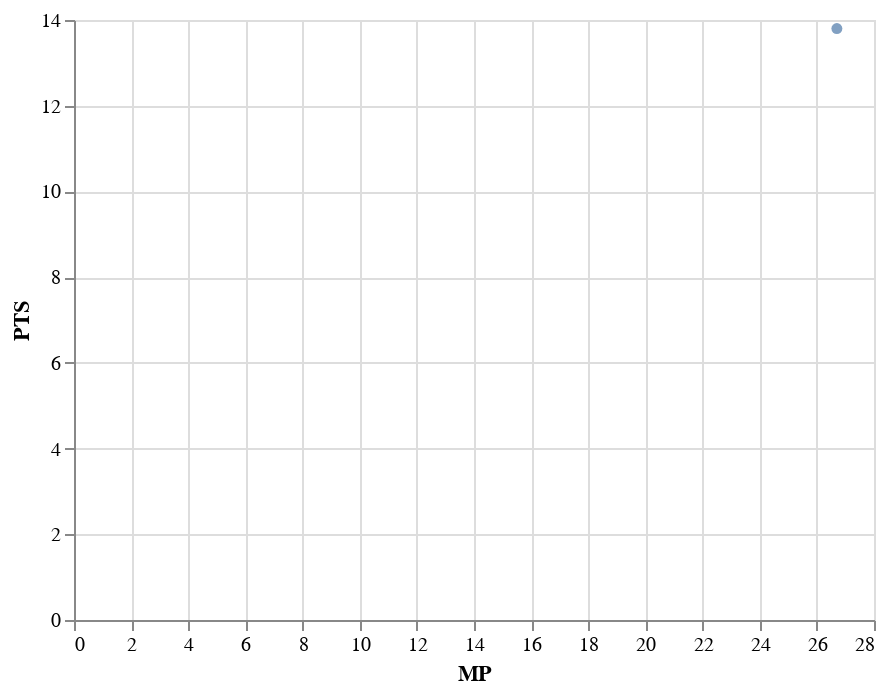

The cell this chart's notebook holds for it:
### Code cell
#hide
alt.Chart(Combined).mark_circle().encode(
    x = "MP:Q",
    y = "PTS:Q"
).transform_filter(
   alt.FieldEqualPredicate(field = "Player" , equal = "LaMelo Ball")
)

### Figure 1 — Vega-Lite specification as saved in the notebook (floating-point values rounded to 4 significant figures)
{"config": {"view": {"continuousWidth": 400, "continuousHeight": 300}}, "data": {"name": "data-f6de0e593b66f41f34572ba9d4d54c13"}, "mark": "circle", "encoding": {"x": {"type": "quantitative", "field": "MP"}, "y": {"type": "quantitative", "field": "PTS"}}, "transform": [{"filter": {"equal": "LaMelo Ball", "field": "Player"}}], "$schema": "https://vega.github.io/schema/vega-lite/v4.8.1.json", "datasets": {"data-f6de0e593b66f41f34572ba9d4d54c13": [{"index": 26, "Rk": "24", "Player": "LaMelo Ball", "Pos": "PG", "Age": "19", "Tm": "CHO", "G": "24", "GS": "4", "MP": "26.7", "FG": "5.1", "FGA": "11.7", "FG%": ".436", "3P": "1.6", "3PA": "4.7", "3P%": ".339", "2P": "3.5", "2PA": "7.0", "2P%": ".500", "eFG%": ".504", "FT": "2.1", "FTA": "2.6", "FT%": ".794", "ORB": "1.5", "DRB": "4.4", "TRB": "5.9", "AST": "6.0", "STL": "1.4", "BLK": "0.3", "TOV": "2.5", "PF": "2.5", "PTS": "13.8", "Season": null, "WS": null, "WS/48": null}, {"index": 0, "Rk": null, "Player": "Ja Morant", "Pos": null, "Age": 20, "Tm": "MEM", "G": 67, "GS": null, "MP": 31.0, "FG": null, "FGA": null, "FG%": 0.477, "3P": null, "3PA": null, "3P%": 0.335, "2P": null, "2PA": null, "2P%": null, "eFG%": null, "FT": null, "FTA": null, "FT%": 0.776, "ORB": null, "DRB": null, "TRB": 3.9, "AST": 7.3, "STL": 0.9, "BLK": 0.3, "TOV": null, "PF": null, "PTS": 17.8, "Season": "2019-20", "WS": 3.8, "WS/48": 0.088}, {"index": 1, "Rk": null, "Player": "Luka Dončić", "Pos": null, "Age": 19, "Tm": "DAL", "G": 72, "GS": null, "MP": 32.2, "FG": null, "FGA": null, "FG%": 0.427, "3P": null, "3PA": null, "3P%": 0.327, "2P": null, "2PA": null, "2P%": null, "eFG%": null, "FT": null, "FTA": null, "FT%": 0.713, "ORB": null, "DRB": null, "TRB": 7.8, "AST": 6.0, "STL": 1.1, "BLK": 0.3, "TOV": null, "PF": null, "PTS": 21.2, "Season": "2018-19", "WS": 4.9, "WS/48": 0.101}, {"index": 2, "Rk": null, "Player": "Ben Simmons", "Pos": null, "Age": 21, "Tm": "PHI", "G": 81, "GS": null, "MP": 33.7, "FG": null, "FGA": null, "FG%": 0.545, "3P": null, "3PA": null, "3P%": 0.0, "2P": null, "2PA": null, "2P%": null, "eFG%": null, "FT": null, "FTA": null, "FT%": 0.56, "ORB": null, "DRB": null, "TRB": 8.1, "AST": 8.2, "STL": 1.7, "BLK": 0.9, "TOV": null, "PF": null, "PTS": 15.8, "Season": "2017-18", "WS": 9.2, "WS/48": 0.162}, {"index": 3, "Rk": null, "Player": "Malcolm Brogdon", "Pos": null, "Age": 24, "Tm": "MIL", "G": 75, "GS": null, "MP": 26.4, "FG": null, "FGA": null, "FG%": 0.457, "3P": null, "3PA": null, "3P%": 0.404, "2P": null, "2PA": null, "2P%": null, "eFG%": null, "FT": null, "FTA": null, "FT%": 0.865, "ORB": null, "DRB": null, "TRB": 2.8, "AST": 4.2, "STL": 1.1, "BLK": 0.2, "TOV": null, "PF": null, "PTS": 10.2, "Season": "2016-17", "WS": 4.1, "WS/48": 0.1}, {"index": 4, "Rk": null, "Player": "Karl-Anthony Towns", "Pos": null, "Age": 20, "Tm": "MIN", "G": 82, "GS": null, "MP": 32.0, "FG": null, "FGA": null, "FG%": 0.542, "3P": null, "3PA": null, "3P%": 0.341, "2P": null, "2PA": null, "2P%": null, "eFG%": null, "FT": null, "FTA": null, "FT%": 0.811, "ORB": null, "DRB": null, "TRB": 10.5, "AST": 2.0, "STL": 0.7, "BLK": 1.7, "TOV": null, "PF": null, "PTS": 18.3, "Season": "2015-16", "WS": 8.3, "WS/48": 0.151}, {"index": 5, "Rk": null, "Player": "Andrew Wiggins", "Pos": null, "Age": 19, "Tm": "MIN", "G": 82, "GS": null, "MP": 36.2, "FG": null, "FGA": null, "FG%": 0.437, "3P": null, "3PA": null, "3P%": 0.31, "2P": null, "2PA": null, "2P%": null, "eFG%": null, "FT": null, "FTA": null, "FT%": 0.76, "ORB": null, "DRB": null, "TRB": 4.6, "AST": 2.1, "STL": 1.0, "BLK": 0.6, "TOV": null, "PF": null, "PTS": 16.9, "Season": "2014-15", "WS": 2.1, "WS/48": 0.034}, {"index": 6, "Rk": null, "Player": "Michael Carter-Williams", "Pos": null, "Age": 22, "Tm": "PHI", "G": 70, "GS": null, "MP": 34.5, "FG": null, "FGA": null, "FG%": 0.405, "3P": null, "3PA": null, "3P%": 0.264, "2P": null, "2PA": null, "2P%": null, "eFG%": null, "FT": null, "FTA": null, "FT%": 0.703, "ORB": null, "DRB": null, "TRB": 6.2, "AST": 6.3, "STL": 1.9, "BLK": 0.6, "TOV": null, "PF": null, "PTS": 16.7, "Season": "2013-14", "WS": 1.3, "WS/48": 0.026}, {"index": 7, "Rk": null, "Player": "Damian Lillard", "Pos": null, "Age": 22, "Tm": "POR", "G": 82, "GS": null, "MP": 38.6, "FG": null, "FGA": null, "FG%": 0.429, "3P": null, "3PA": null, "3P%": 0.368, "2P": null, "2PA": null, "2P%": null, "eFG%": null, "FT": null, "FTA": null, "FT%": 0.844, "ORB": null, "DRB": null, "TRB": 3.1, "AST": 6.5, "STL": 0.9, "BLK": 0.2, "TOV": null, "PF": null, "PTS": 19.0, "Season": "2012-13", "WS": 5.8, "WS/48": 0.088}, {"index": 8, "Rk": null, "Player": "Kyrie Irving", "Pos": null, "Age": 19, "Tm": "CLE", "G": 51, "GS": null, "MP": 30.5, "FG": null, "FGA": null, "FG%": 0.469, "3P": null, "3PA": null, "3P%": 0.399, "2P": null, "2PA": null, "2P%": null, "eFG%": null, "FT": null, "FTA": null, "FT%": 0.872, "ORB": null, "DRB": null, "TRB": 3.7, "AST": 5.4, "STL": 1.1, "BLK": 0.4, "TOV": null, "PF": null, "PTS": 18.5, "Season": "2011-12", "WS": 4.1, "WS/48": 0.125}, {"index": 9, "Rk": null, "Player": "Blake Griffin", "Pos": null, "Age": 21, "Tm": "LAC", "G": 82, "GS": null, "MP": 38.0, "FG": null, "FGA": null, "FG%": 0.506, "3P": null, "3PA": null, "3P%": 0.292, "2P": null, "2PA": null, "2P%": null, "eFG%": null, "FT": null, "FTA": null, "FT%": 0.642, "ORB": null, "DRB": null, "TRB": 12.1, "AST": 3.8, "STL": 0.8, "BLK": 0.5, "TOV": null, "PF": null, "PTS": 22.5, "Season": "2010-11", "WS": 9.8, "WS/48": 0.152}, {"index": 10, "Rk": null, "Player": "Tyreke Evans", "Pos": null, "Age": 20, "Tm": "SAC", "G": 72, "GS": null, "MP": 37.2, "FG": null, "FGA": null, "FG%": 0.458, "3P": null, "3PA": null, "3P%": 0.255, "2P": null, "2PA": null, "2P%": null, "eFG%": null, "FT": null, "FTA": null, "FT%": 0.748, "ORB": null, "DRB": null, "TRB": 5.3, "AST": 5.8, "STL": 1.5, "BLK": 0.4, "TOV": null, "PF": null, "PTS": 20.1, "Season": "2009-10", "WS": 5.4, "WS/48": 0.097}, {"index": 11, "Rk": null, "Player": "Derrick Rose", "Pos": null, "Age": 20, "Tm": "CHI", "G": 81, "GS": null, "MP": 37.0, "FG": null, "FGA": null, "FG%": 0.475, "3P": null, "3PA": null, "3P%": 0.222, "2P": null, "2PA": null, "2P%": null, "eFG%": null, "FT": null, "FTA": null, "FT%": 0.788, "ORB": null, "DRB": null, "TRB": 3.9, "AST": 6.3, "STL": 0.8, "BLK": 0.2, "TOV": null, "PF": null, "PTS": 16.8, "Season": "2008-09", "WS": 4.9, "WS/48": 0.078}, {"index": 12, "Rk": null, "Player": "Kevin Durant", "Pos": null, "Age": 19, "Tm": "SEA", "G": 80, "GS": null, "MP": 34.6, "FG": null, "FGA": null, "FG%": 0.43, "3P": null, "3PA": null, "3P%": 0.288, "2P": null, "2PA": null, "2P%": null, "eFG%": null, "FT": null, "FTA": null, "FT%": 0.873, "ORB": null, "DRB": null, "TRB": 4.4, "AST": 2.4, "STL": 1.0, "BLK": 0.9, "TOV": null, "PF": null, "PTS": 20.3, "Season": "2007-08", "WS": 2.3, "WS/48": 0.04}, {"index": 13, "Rk": null, "Player": "Brandon Roy", "Pos": null, "Age": 22, "Tm": "POR", "G": 57, "GS": null, "MP": 35.4, "FG": null, "FGA": null, "FG%": 0.456, "3P": null, "3PA": null, "3P%": 0.377, "2P": null, "2PA": null, "2P%": null, "eFG%": null, "FT": null, "FTA": null, "FT%": 0.838, "ORB": null, "DRB": null, "TRB": 4.4, "AST": 4.0, "STL": 1.2, "BLK": 0.2, "TOV": null, "PF": null, "PTS": 16.8, "Season": "2006-07", "WS": 4.8, "WS/48": 0.114}, {"index": 14, "Rk": null, "Player": "Chris Paul", "Pos": null, "Age": 20, "Tm": "NOK", "G": 78, "GS": null, "MP": 36.0, "FG": null, "FGA": null, "FG%": 0.43, "3P": null, "3PA": null, "3P%": 0.282, "2P": null, "2PA": null, "2P%": null, "eFG%": null, "FT": null, "FTA": null, "FT%": 0.847, "ORB": null, "DRB": null, "TRB": 5.1, "AST": 7.8, "STL": 2.2, "BLK": 0.1, "TOV": null, "PF": null, "PTS": 16.1, "Season": "2005-06", "WS": 10.4, "WS/48": 0.178}, {"index": 15, "Rk": null, "Player": "Emeka Okafor", "Pos": null, "Age": 22, "Tm": "CHA", "G": 73, "GS": null, "MP": 35.6, "FG": null, "FGA": null, "FG%": 0.447, "3P": null, "3PA": null, "3P%": 0.0, "2P": null, "2PA": null, "2P%": null, "eFG%": null, "FT": null, "FTA": null, "FT%": 0.609, "ORB": null, "DRB": null, "TRB": 10.9, "AST": 0.9, "STL": 0.8, "BLK": 1.7, "TOV": null, "PF": null, "PTS": 15.1, "Season": "2004-05", "WS": 4.0, "WS/48": 0.074}, {"index": 16, "Rk": null, "Player": "LeBron James", "Pos": null, "Age": 19, "Tm": "CLE", "G": 79, "GS": null, "MP": 39.5, "FG": null, "FGA": null, "FG%": 0.417, "3P": null, "3PA": null, "3P%": 0.29, "2P": null, "2PA": null, "2P%": null, "eFG%": null, "FT": null, "FTA": null, "FT%": 0.754, "ORB": null, "DRB": null, "TRB": 5.5, "AST": 5.9, "STL": 1.6, "BLK": 0.7, "TOV": null, "PF": null, "PTS": 20.9, "Season": "2003-04", "WS": 5.1, "WS/48": 0.078}, {"index": 17, "Rk": null, "Player": "Amar'e Stoudemire", "Pos": null, "Age": 20, "Tm": "PHO", "G": 82, "GS": null, "MP": 31.3, "FG": null, "FGA": null, "FG%": 0.472, "3P": null, "3PA": null, "3P%": 0.2, "2P": null, "2PA": null, "2P%": null, "eFG%": null, "FT": null, "FTA": null, "FT%": 0.661, "ORB": null, "DRB": null, "TRB": 8.8, "AST": 1.0, "STL": 0.8, "BLK": 1.1, "TOV": null, "PF": null, "PTS": 13.5, "Season": "2002-03", "WS": 6.2, "WS/48": 0.116}, {"index": 18, "Rk": null, "Player": "Pau Gasol", "Pos": null, "Age": 21, "Tm": "MEM", "G": 82, "GS": null, "MP": 36.7, "FG": null, "FGA": null, "FG%": 0.518, "3P": null, "3PA": null, "3P%": 0.2, "2P": null, "2PA": null, "2P%": null, "eFG%": null, "FT": null, "FTA": null, "FT%": 0.709, "ORB": null, "DRB": null, "TRB": 8.9, "AST": 2.7, "STL": 0.5, "BLK": 2.1, "TOV": null, "PF": null, "PTS": 17.6, "Season": "2001-02", "WS": 7.6, "WS/48": 0.121}, {"index": 19, "Rk": null, "Player": "Mike Miller", "Pos": null, "Age": 20, "Tm": "ORL", "G": 82, "GS": null, "MP": 29.1, "FG": null, "FGA": null, "FG%": 0.436, "3P": null, "3PA": null, "3P%": 0.407, "2P": null, "2PA": null, "2P%": null, "eFG%": null, "FT": null, "FTA": null, "FT%": 0.711, "ORB": null, "DRB": null, "TRB": 4.0, "AST": 1.7, "STL": 0.6, "BLK": 0.2, "TOV": null, "PF": null, "PTS": 11.9, "Season": "2000-01", "WS": 5.3, "WS/48": 0.106}, {"index": 20, "Rk": null, "Player": "Steve Francis (Tie)", "Pos": null, "Age": 22, "Tm": "HOU", "G": 77, "GS": null, "MP": 36.1, "FG": null, "FGA": null, "FG%": 0.445, "3P": null, "3PA": null, "3P%": 0.345, "2P": null, "2PA": null, "2P%": null, "eFG%": null, "FT": null, "FTA": null, "FT%": 0.786, "ORB": null, "DRB": null, "TRB": 5.3, "AST": 6.6, "STL": 1.5, "BLK": 0.4, "TOV": null, "PF": null, "PTS": 18.0, "Season": "1999-00", "WS": 6.4, "WS/48": 0.111}, {"index": 21, "Rk": null, "Player": "Elton Brand (Tie)", "Pos": null, "Age": 20, "Tm": "CHI", "G": 81, "GS": null, "MP": 37.0, "FG": null, "FGA": null, "FG%": 0.482, "3P": null, "3PA": null, "3P%": 0.0, "2P": null, "2PA": null, "2P%": null, "eFG%": null, "FT": null, "FTA": null, "FT%": 0.685, "ORB": null, "DRB": null, "TRB": 10.0, "AST": 1.9, "STL": 0.8, "BLK": 1.6, "TOV": null, "PF": null, "PTS": 20.1, "Season": "1999-00", "WS": 7.5, "WS/48": 0.121}, {"index": 22, "Rk": null, "Player": "Vince Carter", "Pos": null, "Age": 22, "Tm": "TOR", "G": 50, "GS": null, "MP": 35.2, "FG": null, "FGA": null, "FG%": 0.45, "3P": null, "3PA": null, "3P%": 0.288, "2P": null, "2PA": null, "2P%": null, "eFG%": null, "FT": null, "FTA": null, "FT%": 0.761, "ORB": null, "DRB": null, "TRB": 5.7, "AST": 3.0, "STL": 1.1, "BLK": 1.5, "TOV": null, "PF": null, "PTS": 18.3, "Season": "1998-99", "WS": 5.0, "WS/48": 0.136}, {"index": 23, "Rk": null, "Player": "Tim Duncan", "Pos": null, "Age": 21, "Tm": "SAS", "G": 82, "GS": null, "MP": 39.1, "FG": null, "FGA": null, "FG%": 0.549, "3P": null, "3PA": null, "3P%": 0.0, "2P": null, "2PA": null, "2P%": null, "eFG%": null, "FT": null, "FTA": null, "FT%": 0.662, "ORB": null, "DRB": null, "TRB": 11.9, "AST": 2.7, "STL": 0.7, "BLK": 2.5, "TOV": null, "PF": null, "PTS": 21.1, "Season": "1997-98", "WS": 12.8, "WS/48": 0.192}, {"index": 24, "Rk": null, "Player": "Allen Iverson", "Pos": null, "Age": 21, "Tm": "PHI", "G": 76, "GS": null, "MP": 40.1, "FG": null, "FGA": null, "FG%": 0.416, "3P": null, "3PA": null, "3P%": 0.341, "2P": null, "2PA": null, "2P%": null, "eFG%": null, "FT": null, "FTA": null, "FT%": 0.702, "ORB": null, "DRB": null, "TRB": 4.1, "AST": 7.5, "STL": 2.1, "BLK": 0.3, "TOV": null, "PF": null, "PTS": 23.5, "Season": "1996-97", "WS": 4.1, "WS/48": 0.065}, {"index": 25, "Rk": null, "Player": "Damon Stoudamire", "Pos": null, "Age": 22, "Tm": "TOR", "G": 70, "GS": null, "MP": 40.9, "FG": null, "FGA": null, "FG%": 0.426, "3P": null, "3PA": null, "3P%": 0.395, "2P": null, "2PA": null, "2P%": null, "eFG%": null, "FT": null, "FTA": null, "FT%": 0.797, "ORB": null, "DRB": null, "TRB": 4.0, "AST": 9.3, "STL": 1.4, "BLK": 0.3, "TOV": null, "PF": null, "PTS": 19.0, "Season": "1995-96", "WS": 4.3, "WS/48": 0.072}, {"index": 26, "Rk": null, "Player": "Jason Kidd (Tie)", "Pos": null, "Age": 21, "Tm": "DAL", "G": 79, "GS": null, "MP": 33.8, "FG": null, "FGA": null, "FG%": 0.385, "3P": null, "3PA": null, "3P%": 0.272, "2P": null, "2PA": null, "2P%": null, "eFG%": null, "FT": null, "FTA": null, "FT%": 0.698, "ORB": null, "DRB": null, "TRB": 5.4, "AST": 7.7, "STL": 1.9, "BLK": 0.3, "TOV": null, "PF": null, "PTS": 11.7, "Season": "1994-95", "WS": 3.7, "WS/48": 0.066}, {"index": 27, "Rk": null, "Player": "Grant Hill (Tie)", "Pos": null, "Age": 22, "Tm": "DET", "G": 70, "GS": null, "MP": 38.3, "FG": null, "FGA": null, "FG%": 0.477, "3P": null, "3PA": null, "3P%": 0.148, "2P": null, "2PA": null, "2P%": null, "eFG%": null, "FT": null, "FTA": null, "FT%": 0.732, "ORB": null, "DRB": null, "TRB": 6.4, "AST": 5.0, "STL": 1.8, "BLK": 0.9, "TOV": null, "PF": null, "PTS": 19.9, "Season": "1994-95", "WS": 5.4, "WS/48": 0.097}, {"index": 28, "Rk": null, "Player": "Chris Webber", "Pos": null, "Age": 20, "Tm": "GSW", "G": 76, "GS": null, "MP": 32.1, "FG": null, "FGA": null, "FG%": 0.552, "3P": null, "3PA": null, "3P%": 0.0, "2P": null, "2PA": null, "2P%": null, "eFG%": null, "FT": null, "FTA": null, "FT%": 0.532, "ORB": null, "DRB": null, "TRB": 9.1, "AST": 3.6, "STL": 1.2, "BLK": 2.2, "TOV": null, "PF": null, "PTS": 17.5, "Season": "1993-94", "WS": 7.8, "WS/48": 0.154}, {"index": 29, "Rk": null, "Player": "Shaquille O'Neal", "Pos": null, "Age": 20, "Tm": "ORL", "G": 81, "GS": null, "MP": 37.9, "FG": null, "FGA": null, "FG%": 0.562, "3P": null, "3PA": null, "3P%": 0.0, "2P": null, "2PA": null, "2P%": null, "eFG%": null, "FT": null, "FTA": null, "FT%": 0.592, "ORB": null, "DRB": null, "TRB": 13.9, "AST": 1.9, "STL": 0.7, "BLK": 3.5, "TOV": null, "PF": null, "PTS": 23.4, "Season": "1992-93", "WS": 10.4, "WS/48": 0.163}, {"index": 30, "Rk": null, "Player": "Larry Johnson", "Pos": null, "Age": 22, "Tm": "CHH", "G": 82, "GS": null, "MP": 37.2, "FG": null, "FGA": null, "FG%": 0.49, "3P": null, "3PA": null, "3P%": 0.227, "2P": null, "2PA": null, "2P%": null, "eFG%": null, "FT": null, "FTA": null, "FT%": 0.829, "ORB": null, "DRB": null, "TRB": 11.0, "AST": 3.6, "STL": 1.0, "BLK": 0.6, "TOV": null, "PF": null, "PTS": 19.2, "Season": "1991-92", "WS": 8.9, "WS/48": 0.14}, {"index": 31, "Rk": null, "Player": "Derrick Coleman", "Pos": null, "Age": 23, "Tm": "NJN", "G": 74, "GS": null, "MP": 35.2, "FG": null, "FGA": null, "FG%": 0.467, "3P": null, "3PA": null, "3P%": 0.342, "2P": null, "2PA": null, "2P%": null, "eFG%": null, "FT": null, "FTA": null, "FT%": 0.731, "ORB": null, "DRB": null, "TRB": 10.3, "AST": 2.2, "STL": 1.0, "BLK": 1.3, "TOV": null, "PF": null, "PTS": 18.4, "Season": "1990-91", "WS": 5.8, "WS/48": 0.108}, {"index": 32, "Rk": null, "Player": "David Robinson", "Pos": null, "Age": 24, "Tm": "SAS", "G": 82, "GS": null, "MP": 36.6, "FG": null, "FGA": null, "FG%": 0.531, "3P": null, "3PA": null, "3P%": 0.0, "2P": null, "2PA": null, "2P%": null, "eFG%": null, "FT": null, "FTA": null, "FT%": 0.732, "ORB": null, "DRB": null, "TRB": 12.0, "AST": 2.0, "STL": 1.7, "BLK": 3.9, "TOV": null, "PF": null, "PTS": 24.3, "Season": "1989-90", "WS": 15.1, "WS/48": 0.241}, {"index": 33, "Rk": null, "Player": "Mitch Richmond", "Pos": null, "Age": 23, "Tm": "GSW", "G": 79, "GS": null, "MP": 34.4, "FG": null, "FGA": null, "FG%": 0.468, "3P": null, "3PA": null, "3P%": 0.367, "2P": null, "2PA": null, "2P%": null, "eFG%": null, "FT": null, "FTA": null, "FT%": 0.81, "ORB": null, "DRB": null, "TRB": 5.9, "AST": 4.2, "STL": 1.0, "BLK": 0.2, "TOV": null, "PF": null, "PTS": 22.0, "Season": "1988-89", "WS": 5.6, "WS/48": 0.098}, {"index": 34, "Rk": null, "Player": "Mark Jackson", "Pos": null, "Age": 22, "Tm": "NYK", "G": 82, "GS": null, "MP": 39.6, "FG": null, "FGA": null, "FG%": 0.432, "3P": null, "3PA": null, "3P%": 0.254, "2P": null, "2PA": null, "2P%": null, "eFG%": null, "FT": null, "FTA": null, "FT%": 0.774, "ORB": null, "DRB": null, "TRB": 4.8, "AST": 10.6, "STL": 2.5, "BLK": 0.1, "TOV": null, "PF": null, "PTS": 13.6, "Season": "1987-88", "WS": 7.6, "WS/48": 0.113}, {"index": 35, "Rk": null, "Player": "Chuck Person", "Pos": null, "Age": 22, "Tm": "IND", "G": 82, "GS": null, "MP": 36.0, "FG": null, "FGA": null, "FG%": 0.468, "3P": null, "3PA": null, "3P%": 0.355, "2P": null, "2PA": null, "2P%": null, "eFG%": null, "FT": null, "FTA": null, "FT%": 0.747, "ORB": null, "DRB": null, "TRB": 8.3, "AST": 3.6, "STL": 1.1, "BLK": 0.2, "TOV": null, "PF": null, "PTS": 18.8, "Season": "1986-87", "WS": 5.4, "WS/48": 0.088}, {"index": 36, "Rk": null, "Player": "Patrick Ewing", "Pos": null, "Age": 23, "Tm": "NYK", "G": 50, "GS": null, "MP": 35.4, "FG": null, "FGA": null, "FG%": 0.474, "3P": null, "3PA": null, "3P%": 0.0, "2P": null, "2PA": null, "2P%": null, "eFG%": null, "FT": null, "FTA": null, "FT%": 0.739, "ORB": null, "DRB": null, "TRB": 9.0, "AST": 2.0, "STL": 1.1, "BLK": 2.1, "TOV": null, "PF": null, "PTS": 20.0, "Season": "1985-86", "WS": 3.1, "WS/48": 0.084}, {"index": 37, "Rk": null, "Player": "Michael Jordan", "Pos": null, "Age": 21, "Tm": "CHI", "G": 82, "GS": null, "MP": 38.3, "FG": null, "FGA": null, "FG%": 0.515, "3P": null, "3PA": null, "3P%": 0.173, "2P": null, "2PA": null, "2P%": null, "eFG%": null, "FT": null, "FTA": null, "FT%": 0.845, "ORB": null, "DRB": null, "TRB": 6.5, "AST": 5.9, "STL": 2.4, "BLK": 0.8, "TOV": null, "PF": null, "PTS": 28.2, "Season": "1984-85", "WS": 14.0, "WS/48": 0.213}, {"index": 38, "Rk": null, "Player": "Ralph Sampson", "Pos": null, "Age": 23, "Tm": "HOU", "G": 82, "GS": null, "MP": 32.8, "FG": null, "FGA": null, "FG%": 0.523, "3P": null, "3PA": null, "3P%": 0.25, "2P": null, "2PA": null, "2P%": null, "eFG%": null, "FT": null, "FTA": null, "FT%": 0.661, "ORB": null, "DRB": null, "TRB": 11.1, "AST": 2.0, "STL": 0.9, "BLK": 2.4, "TOV": null, "PF": null, "PTS": 21.0, "Season": "1983-84", "WS": 6.0, "WS/48": 0.108}, {"index": 39, "Rk": null, "Player": "Terry Cummings", "Pos": null, "Age": 21, "Tm": "SDC", "G": 70, "GS": null, "MP": 36.2, "FG": null, "FGA": null, "FG%": 0.523, "3P": null, "3PA": null, "3P%": 0.0, "2P": null, "2PA": null, "2P%": null, "eFG%": null, "FT": null, "FTA": null, "FT%": 0.709, "ORB": null, "DRB": null, "TRB": 10.6, "AST": 2.5, "STL": 1.8, "BLK": 0.9, "TOV": null, "PF": null, "PTS": 23.7, "Season": "1982-83", "WS": 8.7, "WS/48": 0.164}, {"index": 40, "Rk": null, "Player": "Buck Williams", "Pos": null, "Age": 21, "Tm": "NJN", "G": 82, "GS": null, "MP": 34.5, "FG": null, "FGA": null, "FG%": 0.582, "3P": null, "3PA": null, "3P%": 0.0, "2P": null, "2PA": null, "2P%": null, "eFG%": null, "FT": null, "FTA": null, "FT%": 0.624, "ORB": null, "DRB": null, "TRB": 12.3, "AST": 1.3, "STL": 1.0, "BLK": 1.0, "TOV": null, "PF": null, "PTS": 15.5, "Season": "1981-82", "WS": 8.9, "WS/48": 0.152}, {"index": 41, "Rk": null, "Player": "Darrell Griffith", "Pos": null, "Age": 22, "Tm": "UTA", "G": 81, "GS": null, "MP": 35.4, "FG": null, "FGA": null, "FG%": 0.464, "3P": null, "3PA": null, "3P%": 0.192, "2P": null, "2PA": null, "2P%": null, "eFG%": null, "FT": null, "FTA": null, "FT%": 0.716, "ORB": null, "DRB": null, "TRB": 3.6, "AST": 2.4, "STL": 1.3, "BLK": 0.5, "TOV": null, "PF": null, "PTS": 20.6, "Season": "1980-81", "WS": 0.4, "WS/48": 0.006}, {"index": 42, "Rk": null, "Player": "Larry Bird", "Pos": null, "Age": 23, "Tm": "BOS", "G": 82, "GS": null, "MP": 36.0, "FG": null, "FGA": null, "FG%": 0.474, "3P": null, "3PA": null, "3P%": 0.406, "2P": null, "2PA": null, "2P%": null, "eFG%": null, "FT": null, "FTA": null, "FT%": 0.836, "ORB": null, "DRB": null, "TRB": 10.4, "AST": 4.5, "STL": 1.7, "BLK": 0.6, "TOV": null, "PF": null, "PTS": 21.3, "Season": "1979-80", "WS": 11.2, "WS/48": 0.182}, {"index": 43, "Rk": null, "Player": "Phil Ford", "Pos": null, "Age": 22, "Tm": "KCK", "G": 79, "GS": null, "MP": 34.5, "FG": null, "FGA": null, "FG%": 0.465, "3P": null, "3PA": null, "3P%": null, "2P": null, "2PA": null, "2P%": null, "eFG%": null, "FT": null, "FTA": null, "FT%": 0.813, "ORB": null, "DRB": null, "TRB": 2.3, "AST": 8.6, "STL": 2.2, "BLK": 0.1, "TOV": null, "PF": null, "PTS": 15.9, "Season": "1978-79", "WS": 5.7, "WS/48": 0.101}, {"index": 44, "Rk": null, "Player": "Walter Davis", "Pos": null, "Age": 23, "Tm": "PHO", "G": 81, "GS": null, "MP": 32.0, "FG": null, "FGA": null, "FG%": 0.526, "3P": null, "3PA": null, "3P%": null, "2P": null, "2PA": null, "2P%": null, "eFG%": null, "FT": null, "FTA": null, "FT%": 0.83, "ORB": null, "DRB": null, "TRB": 6.0, "AST": 3.4, "STL": 1.4, "BLK": 0.2, "TOV": null, "PF": null, "PTS": 24.2, "Season": "1977-78", "WS": 10.1, "WS/48": 0.187}, {"index": 45, "Rk": null, "Player": "Adrian Dantley", "Pos": null, "Age": 21, "Tm": "BUF", "G": 77, "GS": null, "MP": 36.6, "FG": null, "FGA": null, "FG%": 0.52, "3P": null, "3PA": null, "3P%": null, "2P": null, "2PA": null, "2P%": null, "eFG%": null, "FT": null, "FTA": null, "FT%": 0.818, "ORB": null, "DRB": null, "TRB": 7.6, "AST": 1.9, "STL": 1.2, "BLK": 0.2, "TOV": null, "PF": null, "PTS": 20.3, "Season": "1976-77", "WS": 9.8, "WS/48": 0.167}, {"index": 46, "Rk": null, "Player": "Alvan Adams", "Pos": null, "Age": 21, "Tm": "PHO", "G": 80, "GS": null, "MP": 33.2, "FG": null, "FGA": null, "FG%": 0.469, "3P": null, "3PA": null, "3P%": null, "2P": null, "2PA": null, "2P%": null, "eFG%": null, "FT": null, "FTA": null, "FT%": 0.735, "ORB": null, "DRB": null, "TRB": 9.1, "AST": 5.6, "STL": 1.5, "BLK": 1.5, "TOV": null, "PF": null, "PTS": 19.0, "Season": "1975-76", "WS": 7.2, "WS/48": 0.13}, {"index": 47, "Rk": null, "Player": "Jamaal Wilkes", "Pos": null, "Age": 21, "Tm": "GSW", "G": 82, "GS": null, "MP": 30.7, "FG": null, "FGA": null, "FG%": 0.442, "3P": null, "3PA": null, "3P%": null, "2P": null, "2PA": null, "2P%": null, "eFG%": null, "FT": null, "FTA": null, "FT%": 0.734, "ORB": null, "DRB": null, "TRB": 8.2, "AST": 2.2, "STL": 1.3, "BLK": 0.3, "TOV": null, "PF": null, "PTS": 14.2, "Season": "1974-75", "WS": 5.1, "WS/48": 0.097}, {"index": 48, "Rk": null, "Player": "Ernie DiGregorio", "Pos": null, "Age": 23, "Tm": "BUF", "G": 81, "GS": null, "MP": 35.9, "FG": null, "FGA": null, "FG%": 0.421, "3P": null, "3PA": null, "3P%": null, "2P": null, "2PA": null, "2P%": null, "eFG%": null, "FT": null, "FTA": null, "FT%": 0.902, "ORB": null, "DRB": null, "TRB": 2.7, "AST": 8.2, "STL": 0.7, "BLK": 0.1, "TOV": null, "PF": null, "PTS": 15.2, "Season": "1973-74", "WS": 1.2, "WS/48": 0.021}, {"index": 49, "Rk": null, "Player": "Bob McAdoo", "Pos": null, "Age": 21, "Tm": "BUF", "G": 80, "GS": null, "MP": 32.0, "FG": null, "FGA": null, "FG%": 0.452, "3P": null, "3PA": null, "3P%": null, "2P": null, "2PA": null, "2P%": null, "eFG%": null, "FT": null, "FTA": null, "FT%": 0.774, "ORB": null, "DRB": null, "TRB": 9.1, "AST": 1.7, "STL": null, "BLK": null, "TOV": null, "PF": null, "PTS": 18.0, "Season": "1972-73", "WS": 3.8, "WS/48": 0.071}, {"index": 50, "Rk": null, "Player": "Sidney Wicks", "Pos": null, "Age": 22, "Tm": "POR", "G": 82, "GS": null, "MP": 39.6, "FG": null, "FGA": null, "FG%": 0.427, "3P": null, "3PA": null, "3P%": null, "2P": null, "2PA": null, "2P%": null, "eFG%": null, "FT": null, "FTA": null, "FT%": 0.71, "ORB": null, "DRB": null, "TRB": 11.5, "AST": 4.3, "STL": null, "BLK": null, "TOV": null, "PF": null, "PTS": 24.5, "Season": "1971-72", "WS": 2.3, "WS/48": 0.034}, {"index": 51, "Rk": null, "Player": "Geoff Petrie (Tie)", "Pos": null, "Age": 22, "Tm": "POR", "G": 82, "GS": null, "MP": 37.0, "FG": null, "FGA": null, "FG%": 0.443, "3P": null, "3PA": null, "3P%": null, "2P": null, "2PA": null, "2P%": null, "eFG%": null, "FT": null, "FTA": null, "FT%": 0.772, "ORB": null, "DRB": null, "TRB": 3.4, "AST": 4.8, "STL": null, "BLK": null, "TOV": null, "PF": null, "PTS": 24.8, "Season": "1970-71", "WS": 6.2, "WS/48": 0.099}, {"index": 52, "Rk": null, "Player": "Dave Cowens (Tie)", "Pos": null, "Age": 22, "Tm": "BOS", "G": 81, "GS": null, "MP": 38.0, "FG": null, "FGA": null, "FG%": 0.422, "3P": null, "3PA": null, "3P%": null, "2P": null, "2PA": null, "2P%": null, "eFG%": null, "FT": null, "FTA": null, "FT%": 0.732, "ORB": null, "DRB": null, "TRB": 15.0, "AST": 2.8, "STL": null, "BLK": null, "TOV": null, "PF": null, "PTS": 17.0, "Season": "1970-71", "WS": 6.4, "WS/48": 0.1}, {"index": 53, "Rk": null, "Player": "Kareem Abdul-Jabbar", "Pos": null, "Age": 22, "Tm": "MIL", "G": 82, "GS": null, "MP": 43.1, "FG": null, "FGA": null, "FG%": 0.518, "3P": null, "3PA": null, "3P%": null, "2P": null, "2PA": null, "2P%": null, "eFG%": null, "FT": null, "FTA": null, "FT%": 0.653, "ORB": null, "DRB": null, "TRB": 14.5, "AST": 4.1, "STL": null, "BLK": null, "TOV": null, "PF": null, "PTS": 28.8, "Season": "1969-70", "WS": 13.8, "WS/48": 0.187}, {"index": 54, "Rk": null, "Player": "Wes Unseld", "Pos": null, "Age": 22, "Tm": "BAL", "G": 82, "GS": null, "MP": 36.2, "FG": null, "FGA": null, "FG%": 0.476, "3P": null, "3PA": null, "3P%": null, "2P": null, "2PA": null, "2P%": null, "eFG%": null, "FT": null, "FTA": null, "FT%": 0.605, "ORB": null, "DRB": null, "TRB": 18.2, "AST": 2.6, "STL": null, "BLK": null, "TOV": null, "PF": null, "PTS": 13.8, "Season": "1968-69", "WS": 10.8, "WS/48": 0.175}, {"index": 55, "Rk": null, "Player": "Earl Monroe", "Pos": null, "Age": 23, "Tm": "BAL", "G": 82, "GS": null, "MP": 36.7, "FG": null, "FGA": null, "FG%": 0.453, "3P": null, "3PA": null, "3P%": null, "2P": null, "2PA": null, "2P%": null, "eFG%": null, "FT": null, "FTA": null, "FT%": 0.781, "ORB": null, "DRB": null, "TRB": 5.7, "AST": 4.3, "STL": null, "BLK": null, "TOV": null, "PF": null, "PTS": 24.3, "Season": "1967-68", "WS": 9.3, "WS/48": 0.148}, {"index": 56, "Rk": null, "Player": "Dave Bing", "Pos": null, "Age": 23, "Tm": "DET", "G": 80, "GS": null, "MP": 34.5, "FG": null, "FGA": null, "FG%": 0.436, "3P": null, "3PA": null, "3P%": null, "2P": null, "2PA": null, "2P%": null, "eFG%": null, "FT": null, "FTA": null, "FT%": 0.738, "ORB": null, "DRB": null, "TRB": 4.5, "AST": 4.1, "STL": null, "BLK": null, "TOV": null, "PF": null, "PTS": 20.0, "Season": "1966-67", "WS": 5.3, "WS/48": 0.092}, {"index": 57, "Rk": null, "Player": "Rick Barry", "Pos": null, "Age": 21, "Tm": "SFW", "G": 80, "GS": null, "MP": 37.4, "FG": null, "FGA": null, "FG%": 0.439, "3P": null, "3PA": null, "3P%": null, "2P": null, "2PA": null, "2P%": null, "eFG%": null, "FT": null, "FTA": null, "FT%": 0.862, "ORB": null, "DRB": null, "TRB": 10.6, "AST": 2.2, "STL": null, "BLK": null, "TOV": null, "PF": null, "PTS": 25.7, "Season": "1965-66", "WS": 10.4, "WS/48": 0.167}, {"index": 58, "Rk": null, "Player": "Willis Reed", "Pos": null, "Age": 22, "Tm": "NYK", "G": 80, "GS": null, "MP": 38.0, "FG": null, "FGA": null, "FG%": 0.432, "3P": null, "3PA": null, "3P%": null, "2P": null, "2PA": null, "2P%": null, "eFG%": null, "FT": null, "FTA": null, "FT%": 0.742, "ORB": null, "DRB": null, "TRB": 14.7, "AST": 1.7, "STL": null, "BLK": null, "TOV": null, "PF": null, "PTS": 19.5, "Season": "1964-65", "WS": 5.5, "WS/48": 0.087}, {"index": 59, "Rk": null, "Player": "Jerry Lucas", "Pos": null, "Age": 23, "Tm": "CIN", "G": 79, "GS": null, "MP": 41.4, "FG": null, "FGA": null, "FG%": 0.527, "3P": null, "3PA": null, "3P%": null, "2P": null, "2PA": null, "2P%": null, "eFG%": null, "FT": null, "FTA": null, "FT%": 0.779, "ORB": null, "DRB": null, "TRB": 17.4, "AST": 2.6, "STL": null, "BLK": null, "TOV": null, "PF": null, "PTS": 17.7, "Season": "1963-64", "WS": 12.7, "WS/48": 0.187}, {"index": 60, "Rk": null, "Player": "Terry Dischinger", "Pos": null, "Age": 22, "Tm": "CHZ", "G": 57, "GS": null, "MP": 40.2, "FG": null, "FGA": null, "FG%": 0.512, "3P": null, "3PA": null, "3P%": null, "2P": null, "2PA": null, "2P%": null, "eFG%": null, "FT": null, "FTA": null, "FT%": 0.77, "ORB": null, "DRB": null, "TRB": 8.0, "AST": 3.1, "STL": null, "BLK": null, "TOV": null, "PF": null, "PTS": 25.5, "Season": "1962-63", "WS": 9.2, "WS/48": 0.192}, {"index": 61, "Rk": null, "Player": "Walt Bellamy", "Pos": null, "Age": 22, "Tm": "CHP", "G": 79, "GS": null, "MP": 42.3, "FG": null, "FGA": null, "FG%": 0.519, "3P": null, "3PA": null, "3P%": null, "2P": null, "2PA": null, "2P%": null, "eFG%": null, "FT": null, "FTA": null, "FT%": 0.644, "ORB": null, "DRB": null, "TRB": 19.0, "AST": 2.7, "STL": null, "BLK": null, "TOV": null, "PF": null, "PTS": 31.6, "Season": "1961-62", "WS": 16.3, "WS/48": 0.233}, {"index": 62, "Rk": null, "Player": "Oscar Robertson", "Pos": null, "Age": 22, "Tm": "CIN", "G": 71, "GS": null, "MP": 42.7, "FG": null, "FGA": null, "FG%": 0.473, "3P": null, "3PA": null, "3P%": null, "2P": null, "2PA": null, "2P%": null, "eFG%": null, "FT": null, "FTA": null, "FT%": 0.822, "ORB": null, "DRB": null, "TRB": 10.1, "AST": 9.7, "STL": null, "BLK": null, "TOV": null, "PF": null, "PTS": 30.5, "Season": "1960-61", "WS": 13.2, "WS/48": 0.21}, {"index": 63, "Rk": null, "Player": "Wilt Chamberlain", "Pos": null, "Age": 23, "Tm": "PHW", "G": 72, "GS": null, "MP": 46.4, "FG": null, "FGA": null, "FG%": 0.461, "3P": null, "3PA": null, "3P%": null, "2P": null, "2PA": null, "2P%": null, "eFG%": null, "FT": null, "FTA": null, "FT%": 0.582, "ORB": null, "DRB": null, "TRB": 27.0, "AST": 2.3, "STL": null, "BLK": null, "TOV": null, "PF": null, "PTS": 37.6, "Season": "1959-60", "WS": 17.0, "WS/48": 0.245}, {"index": 64, "Rk": null, "Player": "Elgin Baylor", "Pos": null, "Age": 24, "Tm": "MNL", "G": 70, "GS": null, "MP": 40.8, "FG": null, "FGA": null, "FG%": 0.408, "3P": null, "3PA": null, "3P%": null, "2P": null, "2PA": null, "2P%": null, "eFG%": null, "FT": null, "FTA": null, "FT%": 0.777, "ORB": null, "DRB": null, "TRB": 15.0, "AST": 4.1, "STL": null, "BLK": null, "TOV": null, "PF": null, "PTS": 24.9, "Season": "1958-59", "WS": 9.8, "WS/48": 0.165}, {"index": 65, "Rk": null, "Player": "Woody Sauldsberry", "Pos": null, "Age": 23, "Tm": "PHW", "G": 71, "GS": null, "MP": 33.5, "FG": null, "FGA": null, "FG%": 0.36, "3P": null, "3PA": null, "3P%": null, "2P": null, "2PA": null, "2P%": null, "eFG%": null, "FT": null, "FTA": null, "FT%": 0.615, "ORB": null, "DRB": null, "TRB": 10.3, "AST": 0.8, "STL": null, "BLK": null, "TOV": null, "PF": null, "PTS": 12.8, "Season": "1957-58", "WS": 0.3, "WS/48": 0.007}, {"index": 66, "Rk": null, "Player": "Tom Heinsohn", "Pos": null, "Age": 22, "Tm": "BOS", "G": 72, "GS": null, "MP": 29.9, "FG": null, "FGA": null, "FG%": 0.397, "3P": null, "3PA": null, "3P%": null, "2P": null, "2PA": null, "2P%": null, "eFG%": null, "FT": null, "FTA": null, "FT%": 0.79, "ORB": null, "DRB": null, "TRB": 9.8, "AST": 1.6, "STL": null, "BLK": null, "TOV": null, "PF": null, "PTS": 16.2, "Season": "1956-57", "WS": 7.1, "WS/48": 0.16}, {"index": 67, "Rk": null, "Player": "Maurice Stokes", "Pos": null, "Age": 22, "Tm": "ROC", "G": 67, "GS": null, "MP": 34.7, "FG": null, "FGA": null, "FG%": 0.354, "3P": null, "3PA": null, "3P%": null, "2P": null, "2PA": null, "2P%": null, "eFG%": null, "FT": null, "FTA": null, "FT%": 0.714, "ORB": null, "DRB": null, "TRB": 16.3, "AST": 4.9, "STL": null, "BLK": null, "TOV": null, "PF": null, "PTS": 16.8, "Season": "1955-56", "WS": 6.0, "WS/48": 0.125}, {"index": 68, "Rk": null, "Player": "Bob Pettit", "Pos": null, "Age": 22, "Tm": "MLH", "G": 72, "GS": null, "MP": 36.9, "FG": null, "FGA": null, "FG%": 0.407, "3P": null, "3PA": null, "3P%": null, "2P": null, "2PA": null, "2P%": null, "eFG%": null, "FT": null, "FTA": null, "FT%": 0.751, "ORB": null, "DRB": null, "TRB": 13.8, "AST": 3.2, "STL": null, "BLK": null, "TOV": null, "PF": null, "PTS": 20.4, "Season": "1954-55", "WS": 10.7, "WS/48": 0.194}, {"index": 69, "Rk": null, "Player": "Ray Felix", "Pos": null, "Age": 23, "Tm": "BLB", "G": 72, "GS": null, "MP": 37.1, "FG": null, "FGA": null, "FG%": 0.417, "3P": null, "3PA": null, "3P%": null, "2P": null, "2PA": null, "2P%": null, "eFG%": null, "FT": null, "FTA": null, "FT%": 0.638, "ORB": null, "DRB": null, "TRB": 13.3, "AST": 1.1, "STL": null, "BLK": null, "TOV": null, "PF": null, "PTS": 17.6, "Season": "1953-54", "WS": 8.6, "WS/48": 0.155}, {"index": 70, "Rk": null, "Player": "Monk Meineke", "Pos": null, "Age": 22, "Tm": "FTW", "G": 68, "GS": null, "MP": 33.1, "FG": null, "FGA": null, "FG%": 0.381, "3P": null, "3PA": null, "3P%": null, "2P": null, "2PA": null, "2P%": null, "eFG%": null, "FT": null, "FTA": null, "FT%": 0.783, "ORB": null, "DRB": null, "TRB": 6.9, "AST": 2.2, "STL": null, "BLK": null, "TOV": null, "PF": null, "PTS": 10.7, "Season": "1952-53", "WS": 6.1, "WS/48": 0.13}, {"index": 71, "Rk": null, "Player": "Mel Hutchins (Tie) *", "Pos": null, "Age": 23, "Tm": "MLH", "G": 66, "GS": null, "MP": 39.7, "FG": null, "FGA": null, "FG%": 0.365, "3P": null, "3PA": null, "3P%": null, "2P": null, "2PA": null, "2P%": null, "eFG%": null, "FT": null, "FTA": null, "FT%": 0.644, "ORB": null, "DRB": null, "TRB": 13.3, "AST": 2.9, "STL": null, "BLK": null, "TOV": null, "PF": null, "PTS": 9.2, "Season": "1951-52", "WS": 3.8, "WS/48": 0.069}, {"index": 72, "Rk": null, "Player": "Bill Tosheff (Tie) *", "Pos": null, "Age": 25, "Tm": "INO", "G": 65, "GS": null, "MP": 31.6, "FG": null, "FGA": null, "FG%": 0.327, "3P": null, "3PA": null, "3P%": null, "2P": null, "2PA": null, "2P%": null, "eFG%": null, "FT": null, "FTA": null, "FT%": 0.824, "ORB": null, "DRB": null, "TRB": 3.3, "AST": 3.4, "STL": null, "BLK": null, "TOV": null, "PF": null, "PTS": 9.4, "Season": "1951-52", "WS": 2.9, "WS/48": 0.068}, {"index": 73, "Rk": null, "Player": "Paul Arizin *", "Pos": null, "Age": 22, "Tm": "PHW", "G": 65, "GS": null, "MP": null, "FG": null, "FGA": null, "FG%": 0.407, "3P": null, "3PA": null, "3P%": null, "2P": null, "2PA": null, "2P%": null, "eFG%": null, "FT": null, "FTA": null, "FT%": 0.793, "ORB": null, "DRB": null, "TRB": 9.8, "AST": 2.1, "STL": null, "BLK": null, "TOV": null, "PF": null, "PTS": 17.2, "Season": "1950-51", "WS": 13.7, "WS/48": null}, {"index": 74, "Rk": null, "Player": "Alex Groza *", "Pos": null, "Age": 23, "Tm": "INO", "G": 64, "GS": null, "MP": null, "FG": null, "FGA": null, "FG%": 0.478, "3P": null, "3PA": null, "3P%": null, "2P": null, "2PA": null, "2P%": null, "eFG%": null, "FT": null, "FTA": null, "FT%": 0.729, "ORB": null, "DRB": null, "TRB": null, "AST": 2.5, "STL": null, "BLK": null, "TOV": null, "PF": null, "PTS": 23.4, "Season": "1949-50", "WS": 17.9, "WS/48": null}, {"index": 75, "Rk": null, "Player": "Howie Shannon *", "Pos": null, "Age": 25, "Tm": "PRO", "G": 55, "GS": null, "MP": null, "FG": null, "FGA": null, "FG%": 0.364, "3P": null, "3PA": null, "3P%": null, "2P": null, "2PA": null, "2P%": null, "eFG%": null, "FT": null, "FTA": null, "FT%": 0.804, "ORB": null, "DRB": null, "TRB": null, "AST": 2.3, "STL": null, "BLK": null, "TOV": null, "PF": null, "PTS": 13.4, "Season": "1948-49", "WS": 3.4, "WS/48": null}, {"index": 76, "Rk": null, "Player": "Paul Hoffman *", "Pos": null, "Age": 22, "Tm": "BLB", "G": 37, "GS": null, "MP": null, "FG": null, "FGA": null, "FG%": 0.348, "3P": null, "3PA": null, "3P%": null, "2P": null, "2PA": null, "2P%": null, "eFG%": null, "FT": null, "FTA": null, "FT%": 0.662, "ORB": null, "DRB": null, "TRB": null, "AST": 0.6, "STL": null, "BLK": null, "TOV": null, "PF": null, "PTS": 10.5, "Season": "1947-48", "WS": 4.7, "WS/48": null}]}}
